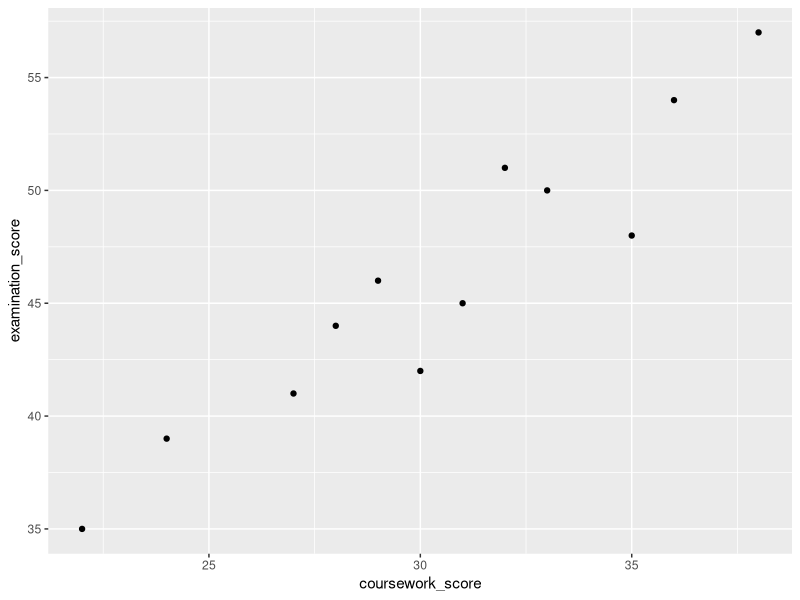
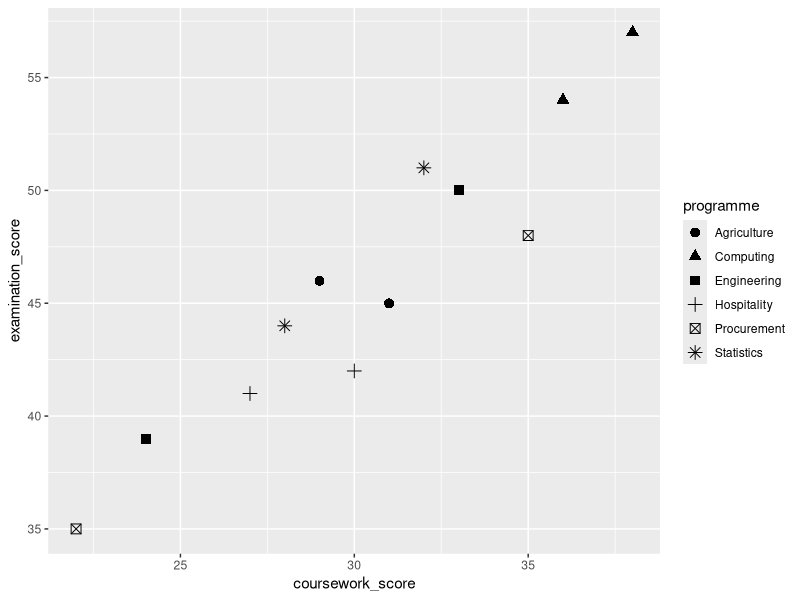
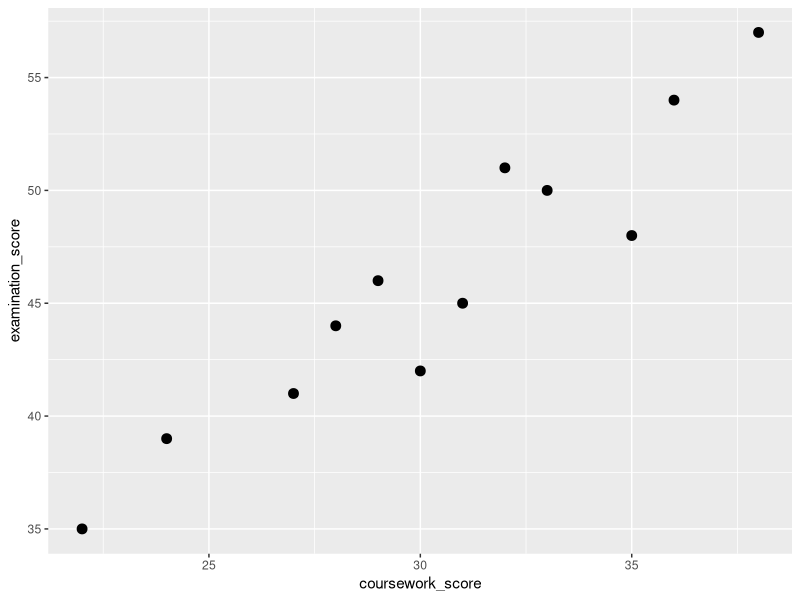
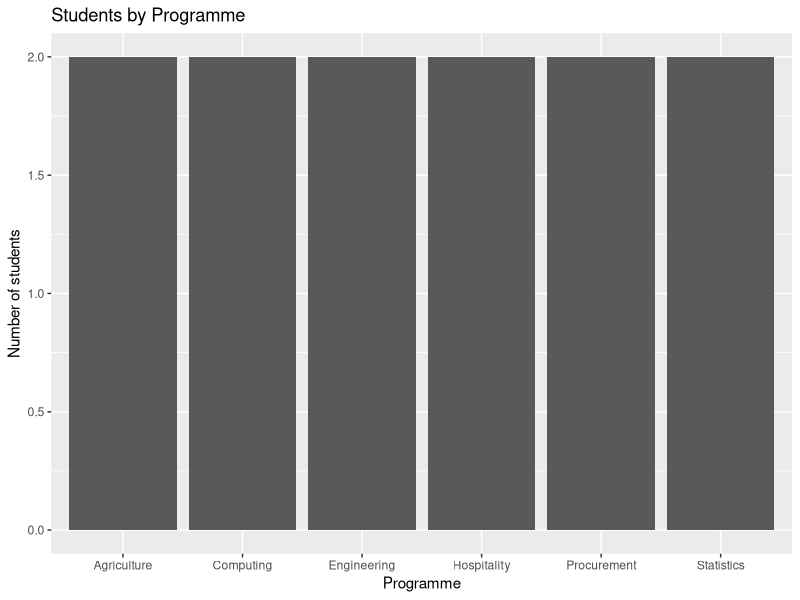
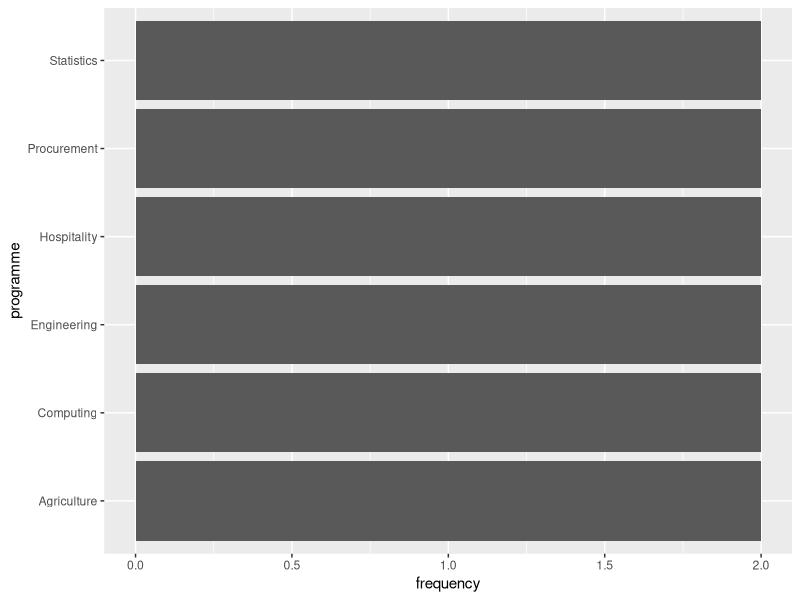
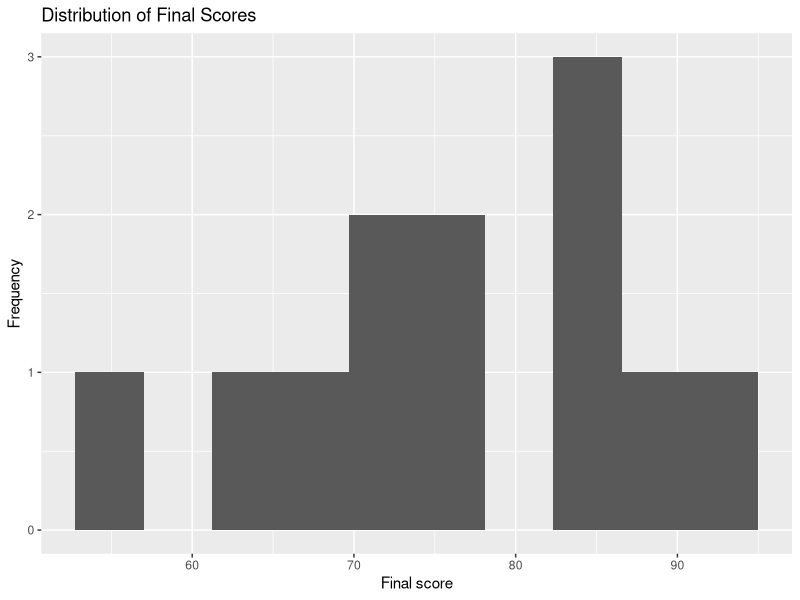
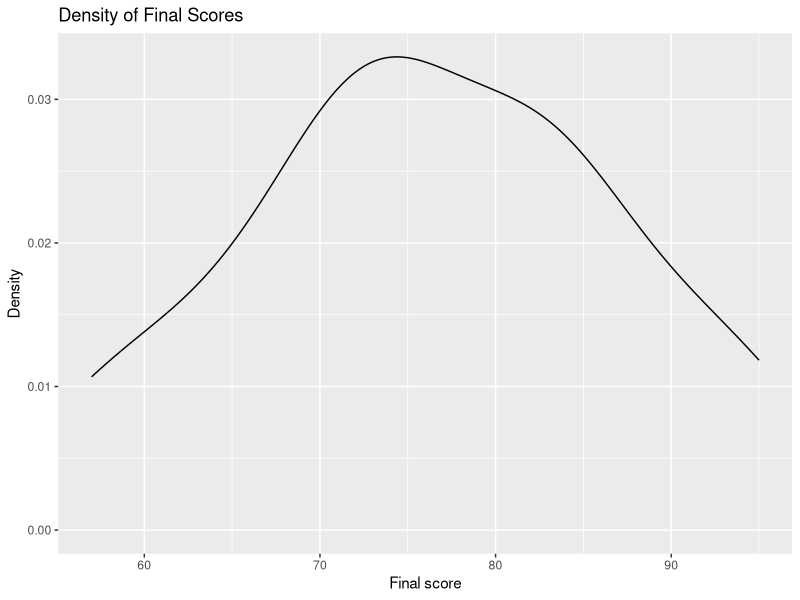
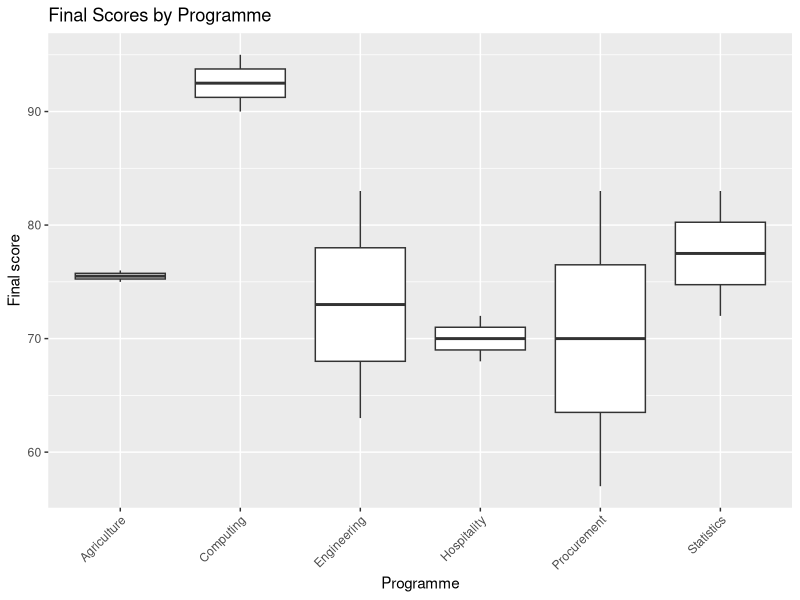

Source code (R) for these figures, in order:
# ==============================================================================
# Learning R
# Part IV: Descriptive Analysis and Data Visualisation
# Lesson 27: Data Visualisation with ggplot2
# Suggested Solutions
# ==============================================================================

ggplot2_available <- requireNamespace(
  "ggplot2",
  quietly = TRUE
)

student_data <- read.csv(
  "data/student_scores.csv",
  stringsAsFactors = FALSE
)

student_data$result <- ifelse(
  student_data$final_score >= 50,
  "Pass",
  "Fail"
)

# Exercise 1: Check package availability.
ggplot2_available

# Exercise 2: Basic scatter plot.
if (ggplot2_available) {
  basic_scatter <- ggplot2::ggplot(
    student_data,
    ggplot2::aes(
      x = coursework_score,
      y = examination_score
    )
  ) +
    ggplot2::geom_point()

  print(basic_scatter)
}

# Exercise 3: Mapped and fixed aesthetics.
if (ggplot2_available) {
  mapped_plot <- ggplot2::ggplot(
    student_data,
    ggplot2::aes(
      x = coursework_score,
      y = examination_score,
      shape = programme
    )
  ) +
    ggplot2::geom_point(
      size = 3
    )

  fixed_plot <- ggplot2::ggplot(
    student_data,
    ggplot2::aes(
      x = coursework_score,
      y = examination_score
    )
  ) +
    ggplot2::geom_point(
      size = 3
    )

  print(mapped_plot)
  print(fixed_plot)
}

# Exercise 4: Count and pre-computed bar charts.
programme_summary <- as.data.frame(
  table(
    student_data$programme
  ),
  stringsAsFactors = FALSE
)

names(programme_summary) <- c(
  "programme",
  "frequency"
)

if (ggplot2_available) {
  count_bar <- ggplot2::ggplot(
    student_data,
    ggplot2::aes(
      x = programme
    )
  ) +
    ggplot2::geom_bar() +
    ggplot2::labs(
      title = "Students by Programme",
      x = "Programme",
      y = "Number of students"
    )

  precomputed_bar <- ggplot2::ggplot(
    programme_summary,
    ggplot2::aes(
      x = programme,
      y = frequency
    )
  ) +
    ggplot2::geom_col() +
    ggplot2::coord_flip()

  print(count_bar)
  print(precomputed_bar)
}

# Exercise 5: Histograms and density plots.
if (ggplot2_available) {
  score_histogram <- ggplot2::ggplot(
    student_data,
    ggplot2::aes(
      x = final_score
    )
  ) +
    ggplot2::geom_histogram(
      bins = 10
    ) +
    ggplot2::labs(
      title = "Distribution of Final Scores",
      x = "Final score",
      y = "Frequency"
    )

  score_density <- ggplot2::ggplot(
    student_data,
    ggplot2::aes(
      x = final_score
    )
  ) +
    ggplot2::geom_density() +
    ggplot2::labs(
      title = "Density of Final Scores",
      x = "Final score",
      y = "Density"
    )

  print(score_histogram)
  print(score_density)
}

# Exercise 6: Grouped box plot.
if (ggplot2_available) {
  grouped_boxplot <- ggplot2::ggplot(
    student_data,
    ggplot2::aes(
      x = programme,
      y = final_score
    )
  ) +
    ggplot2::geom_boxplot() +
    ggplot2::labs(
      title = "Final Scores by Programme",
      x = "Programme",
      y = "Final score"
    ) +
    ggplot2::theme(
      axis.text.x = ggplot2::element_text(
        angle = 45,
        hjust = 1
      )
    )

  print(grouped_boxplot)
}

# Exercise 7: Scatter plot with fitted line.
if (ggplot2_available) {
  fitted_scatter <- ggplot2::ggplot(
    student_data,
    ggplot2::aes(
      x = coursework_score,
      y = examination_score
    )
  ) +
    ggplot2::geom_point() +
    ggplot2::geom_smooth(
      method = "lm",
      se = TRUE
    ) +
    ggplot2::labs(
      title = "Coursework and Examination Scores",
      x = "Coursework score",
      y = "Examination score"
    )

  print(fitted_scatter)
}

# Exercise 8: Grouped and proportional bar charts.
if (ggplot2_available) {
  grouped_bar <- ggplot2::ggplot(
    student_data,
    ggplot2::aes(
      x = programme,
      fill = result
    )
  ) +
    ggplot2::geom_bar(
      position = "dodge"
    ) +
    ggplot2::labs(
      title = "Results by Programme",
      x = "Programme",
      y = "Number of students"
    )

  proportional_bar <- ggplot2::ggplot(
    student_data,
    ggplot2::aes(
      x = programme,
      fill = result
    )
  ) +
    ggplot2::geom_bar(
      position = "fill"
    ) +
    ggplot2::labs(
      title = "Proportion of Results by Programme",
      x = "Programme",
      y = "Proportion"
    )

  print(grouped_bar)
  print(proportional_bar)
}

# Exercise 9: Faceting.
if (ggplot2_available) {
  faceted_histogram <- ggplot2::ggplot(
    student_data,
    ggplot2::aes(
      x = final_score
    )
  ) +
    ggplot2::geom_histogram(
      bins = 8
    ) +
    ggplot2::facet_wrap(
      ~ programme
    ) +
    ggplot2::labs(
      title = "Final-Score Distributions by Programme",
      x = "Final score",
      y = "Frequency"
    )

  print(faceted_histogram)
}

# Exercise 10: Labels and themes.
if (ggplot2_available) {
  labelled_plot <- ggplot2::ggplot(
    student_data,
    ggplot2::aes(
      x = coursework_score,
      y = examination_score
    )
  ) +
    ggplot2::geom_point() +
    ggplot2::labs(
      title = "Relationship between Assessment Components",
      subtitle = "Student assessment records",
      x = "Coursework score",
      y = "Examination score",
      caption = "Source: Synthetic teaching dataset"
    ) +
    ggplot2::theme_minimal()

  print(labelled_plot)
}

# Exercise 11: Scales.
if (ggplot2_available) {
  scaled_plot <- ggplot2::ggplot(
    student_data,
    ggplot2::aes(
      x = coursework_score,
      y = examination_score
    )
  ) +
    ggplot2::geom_point() +
    ggplot2::scale_x_continuous(
      limits = c(
        0,
        40
      ),
      breaks = seq(
        0,
        40,
        10
      )
    ) +
    ggplot2::scale_y_continuous(
      limits = c(
        0,
        60
      ),
      breaks = seq(
        0,
        60,
        10
      )
    )

  print(scaled_plot)
}

# Exercise 12: Annotation.
highest_index <- which.max(
  student_data$final_score
)

highest_student <- student_data[
  highest_index,
]

if (ggplot2_available) {
  annotated_plot <- ggplot2::ggplot(
    student_data,
    ggplot2::aes(
      x = coursework_score,
      y = examination_score
    )
  ) +
    ggplot2::geom_point() +
    ggplot2::annotate(
      "text",
      x = highest_student$coursework_score,
      y = highest_student$examination_score,
      label = highest_student$student_id,
      vjust = -1
    ) +
    ggplot2::labs(
      title = "Assessment Components with Highest-Scoring Student"
    )

  print(annotated_plot)
}

# Exercise 13: Save a high-resolution plot.
output_directory <- "lesson_27_solution_output"

if (!dir.exists(output_directory)) {
  dir.create(output_directory)
}

if (ggplot2_available) {
  save_plot <- ggplot2::ggplot(
    student_data,
    ggplot2::aes(
      x = final_score
    )
  ) +
    ggplot2::geom_histogram(
      bins = 10
    ) +
    ggplot2::labs(
      title = "Distribution of Final Scores",
      x = "Final score",
      y = "Frequency"
    )

  output_path <- file.path(
    output_directory,
    "final_score_histogram.png"
  )

  ggplot2::ggsave(
    filename = output_path,
    plot = save_plot,
    width = 7,
    height = 5,
    dpi = 300
  )

  print(
    file.exists(
      output_path
    )
  )
}

# Exercise 14: Reusable plotting function.
create_scatter_plot <- function(
  data,
  x_variable,
  y_variable,
  title = NULL,
  add_line = TRUE
) {
  if (!requireNamespace(
    "ggplot2",
    quietly = TRUE
  )) {
    stop(
      "`ggplot2` is required.",
      call. = FALSE
    )
  }

  if (!all(
    c(
      x_variable,
      y_variable
    ) %in%
      names(data)
  )) {
    stop(
      "Required variables are missing.",
      call. = FALSE
    )
  }

  plot_object <- ggplot2::ggplot(
    data,
    ggplot2::aes(
      x = .data[[
        x_variable
      ]],
      y = .data[[
        y_variable
      ]]
    )
  ) +
    ggplot2::geom_point() +
    ggplot2::labs(
      title = title,
      x = x_variable,
      y = y_variable
    ) +
    ggplot2::theme_minimal()

  if (add_line) {
    plot_object <- plot_object +
      ggplot2::geom_smooth(
        method = "lm",
        se = TRUE
      )
  }

  plot_object
}

if (ggplot2_available) {
  print(
    create_scatter_plot(
      student_data,
      "coursework_score",
      "examination_score",
      "Assessment Components"
    )
  )
}

# Practical assessment workflow.
if (ggplot2_available) {
  practical_plots <- list(
    bar = ggplot2::ggplot(
      student_data,
      ggplot2::aes(
        x = programme
      )
    ) +
      ggplot2::geom_bar(),

    histogram = ggplot2::ggplot(
      student_data,
      ggplot2::aes(
        x = final_score
      )
    ) +
      ggplot2::geom_histogram(
        bins = 10
      ),

    boxplot = ggplot2::ggplot(
      student_data,
      ggplot2::aes(
        x = programme,
        y = final_score
      )
    ) +
      ggplot2::geom_boxplot(),

    scatter = create_scatter_plot(
      student_data,
      "coursework_score",
      "examination_score",
      "Assessment Components"
    )
  )

  lapply(
    practical_plots,
    print
  )
}

unlink(
  output_directory,
  recursive = TRUE,
  force = TRUE
)

# ==============================================================================
# End of Lesson 27 Solutions
# ==============================================================================
